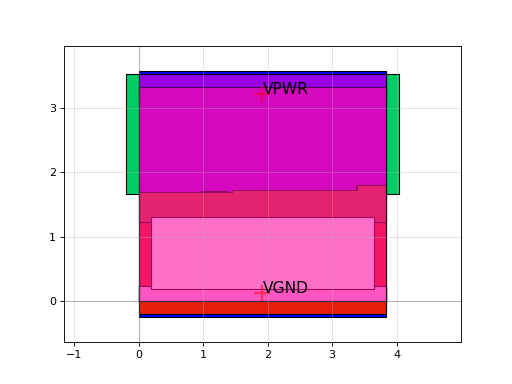

Here is the Python script that generated this plot:
import sky130

c = sky130.components.sky130_fd_sc_hs__a211o_2()
c.plot()
